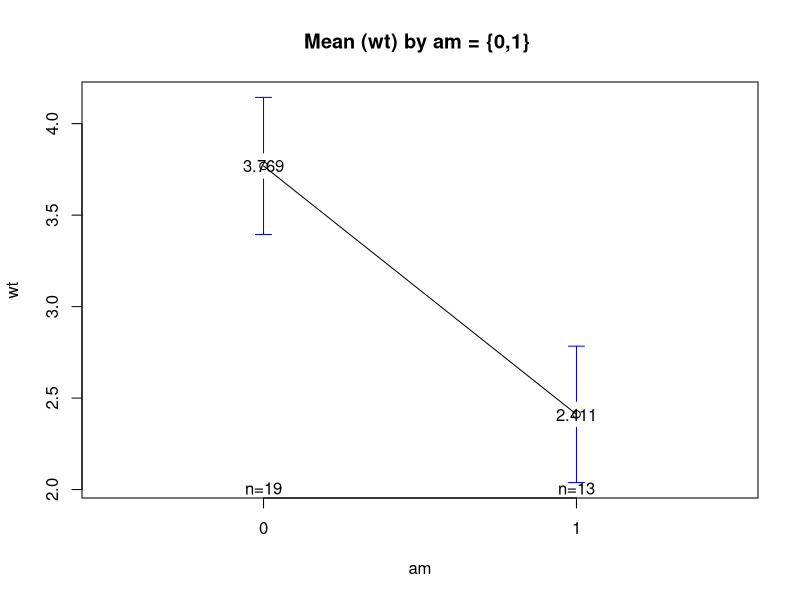
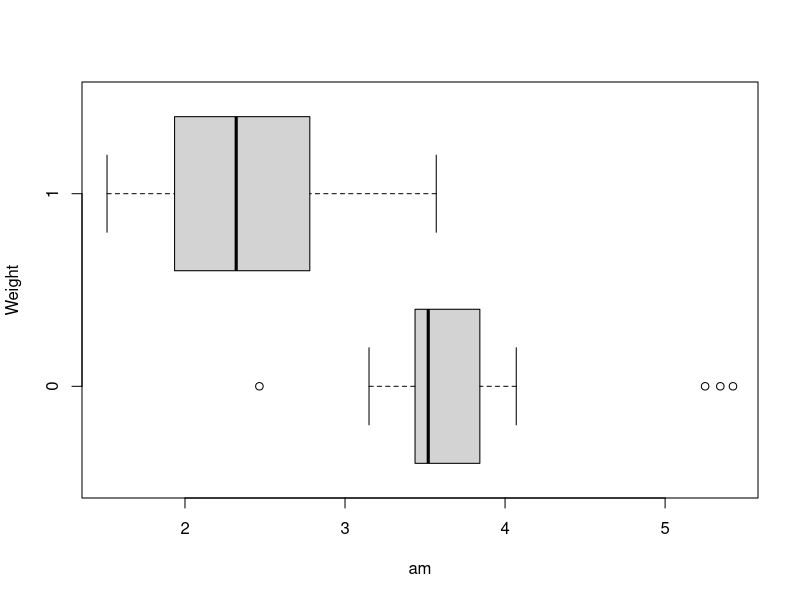
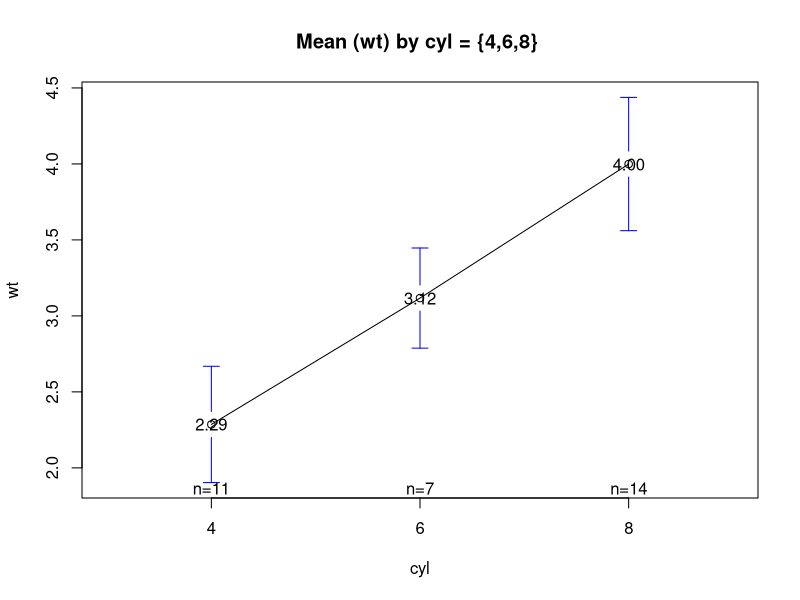
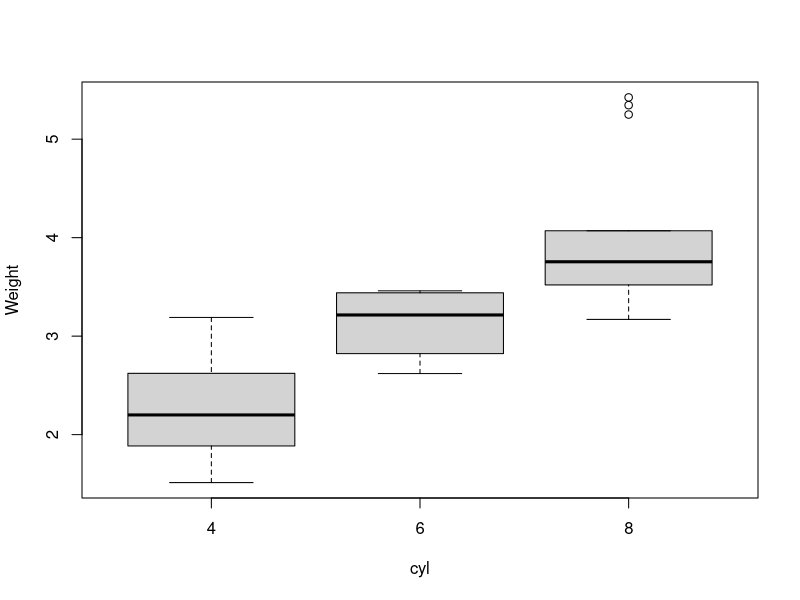
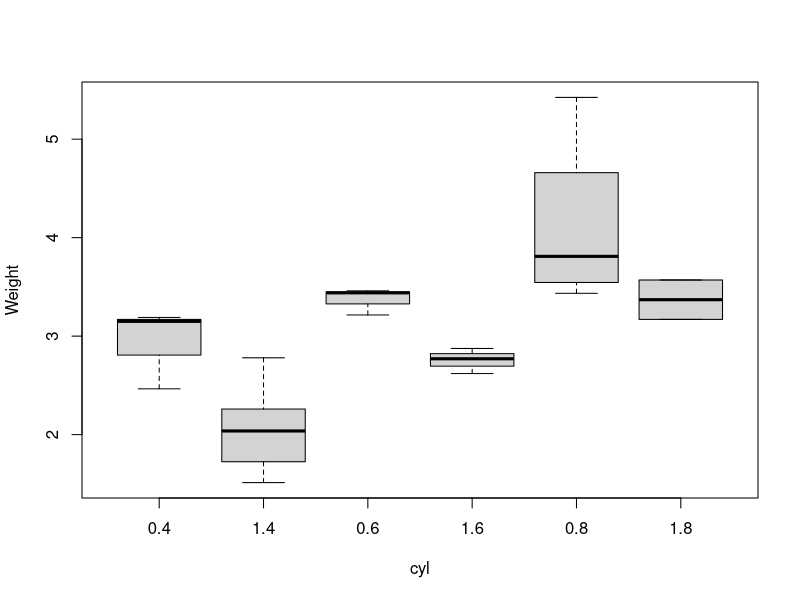
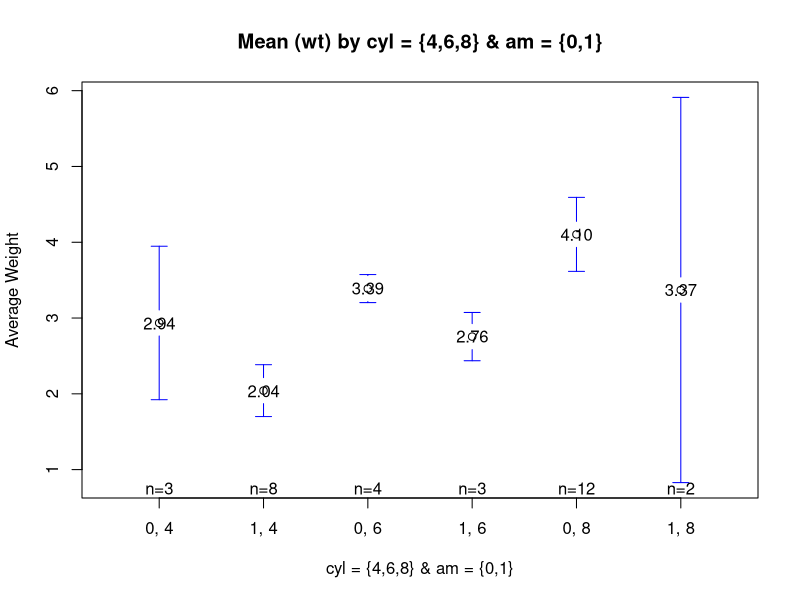

These figures' R source, in order:
## ---- chunk 1
data(mtcars)
attach(mtcars)
## ---- chunk 2
aggregate(mtcars$wt, 
          by = list("am" = mtcars$am), 
          mean)
aggregate(mtcars$wt, 
          by = list("am" = mtcars$am), 
          sd)
## ---- chunk 3
tapply(mtcars$wt, mtcars$am, mean)
tapply(mtcars$wt, mtcars$am, sd)
## ---- chunk 4
library(gplots)
plotmeans(wt ~ am
          ,data = mtcars
          ,mean.labels = TRUE
          ,digits=3
          ,main = "Mean (wt) by am = {0,1} "
          )
## ---- chunk 5
boxplot(wt~am
        , xlab = "am"
        , ylab = "Weight"
        , horizontal = TRUE
        )
## ---- chunk 6
psych::describeBy(wt, cyl)
## ---- chunk 7
library(gplots)
plotmeans(wt ~ cyl, 
          data = mtcars
          , mean.labels = TRUE
          , digits=2
          , main = "Mean (wt) by cyl = {4,6,8} ")
## ---- chunk 8
boxplot(wt ~ cyl, 
        xlab = "cyl", ylab = "Weight"
        )
## ---- chunk 9
aggregate(wt, 
          by = list("am" =am, "cyl" = cyl),
          mean)
## ---- chunk 10
boxplot(wt ~ am:cyl
        , xlab = "cyl"
        , ylab = "Weight"
        )
## ---- chunk 11
library(gplots)
plotmeans(wt ~ interaction(am, cyl, sep = ", ")
          , data = mtcars
          , mean.labels = TRUE
          , digits=2
          , connect = FALSE
          , main = "Mean (wt) by cyl = {4,6,8} & am = {0,1}"
          , xlab= "cyl = {4,6,8} & am = {0,1}"
          , ylab="Average Weight"
          )
